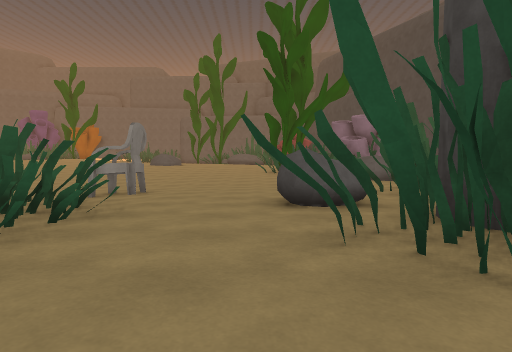
view 1 (above)

24 first-person views from a walk through a 3-D level made in the Unity game engine. The camera is 1.2 m above the floor, tilts 4° down and sees 75° across. The floor is counted in squares, 2 m on a side. Each view is taken from the middle of a square. On the plan, view 1 faces up. The plan holds only what a view shows up to about 10 squares ahead; the rest is blank. The place goes on beyond the plan. Surface patterns are stand-ins for the level's own textures.

view 2
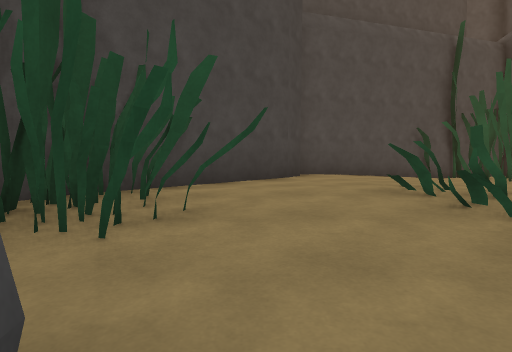

view 3
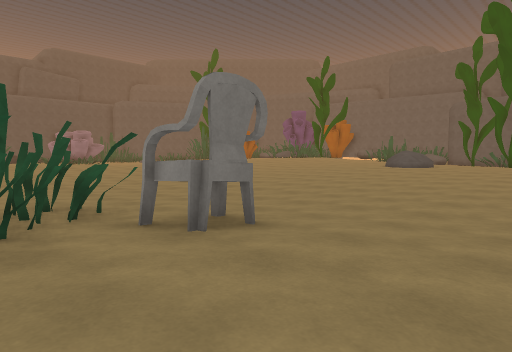

view 4
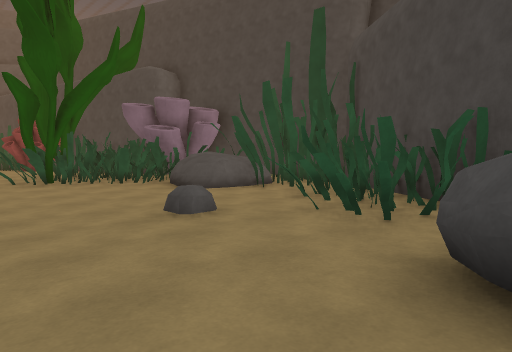

view 5
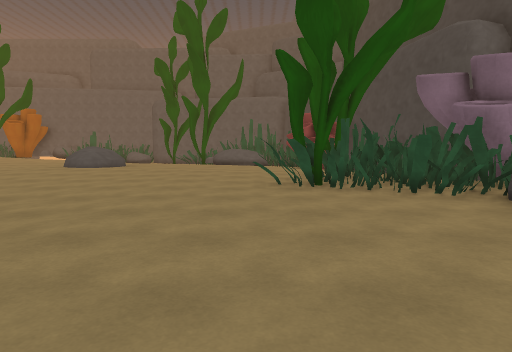

view 6
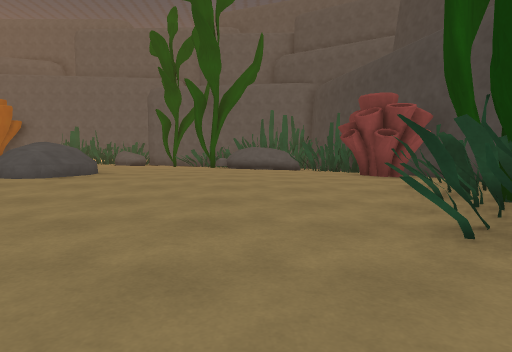

view 7
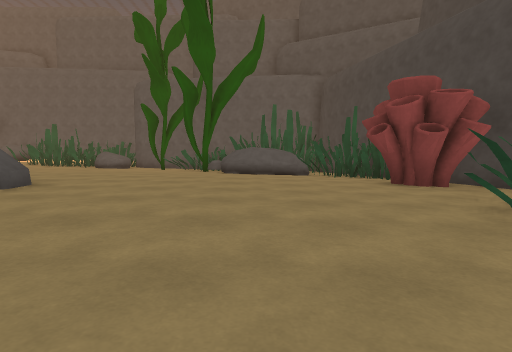

view 8
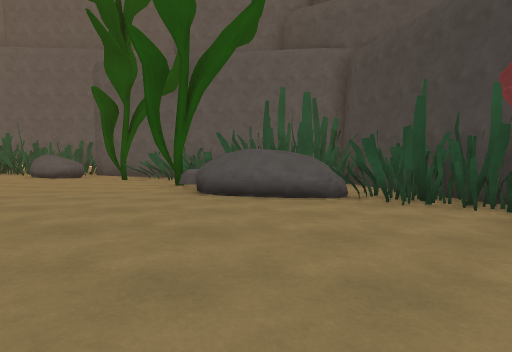

view 9
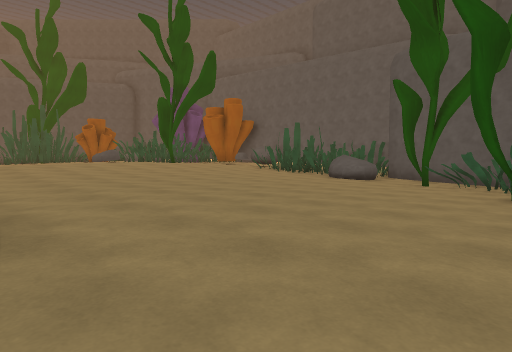

view 10
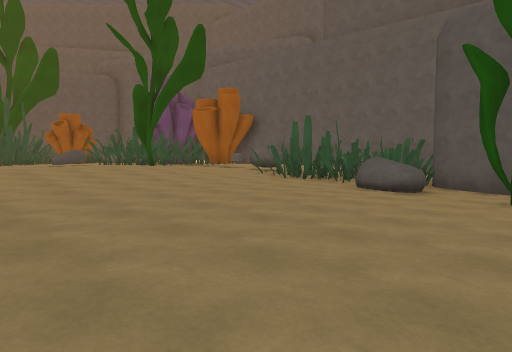

view 11
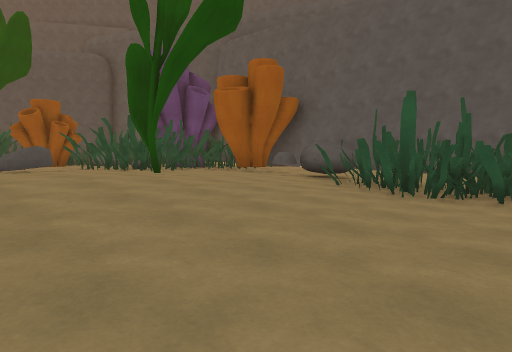

view 12
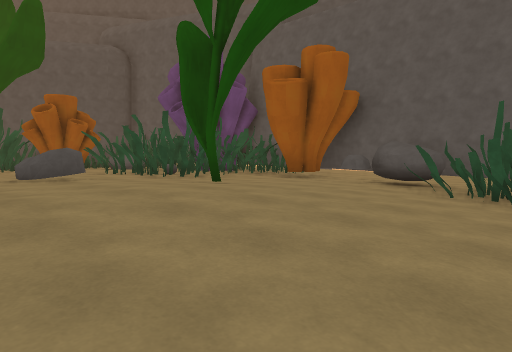

view 13
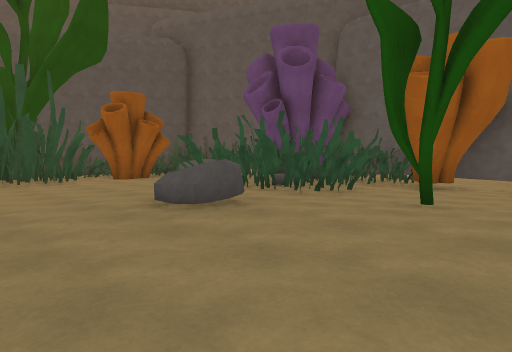

view 14
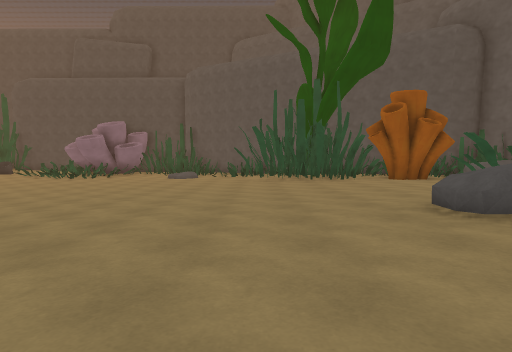

view 15
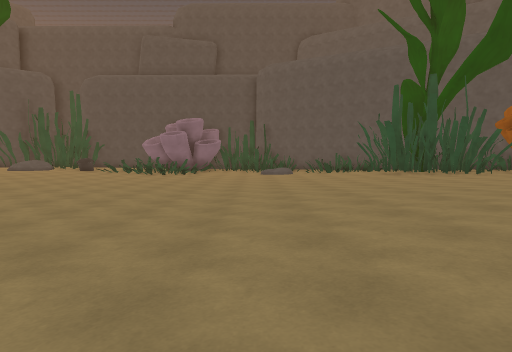

view 16
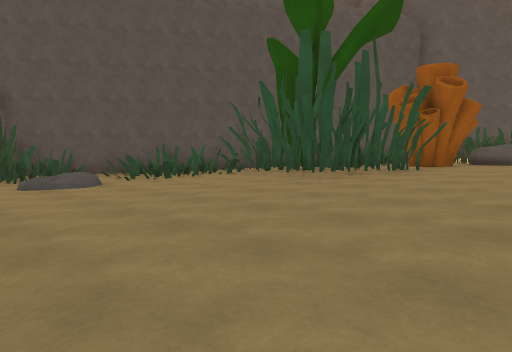

view 17
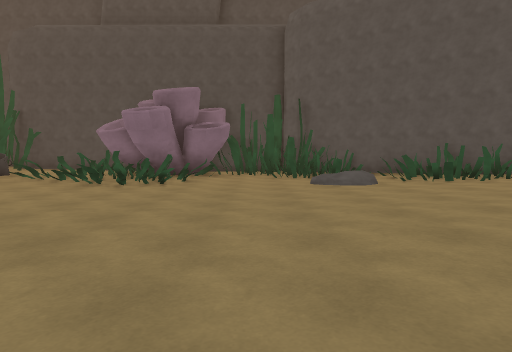

view 18
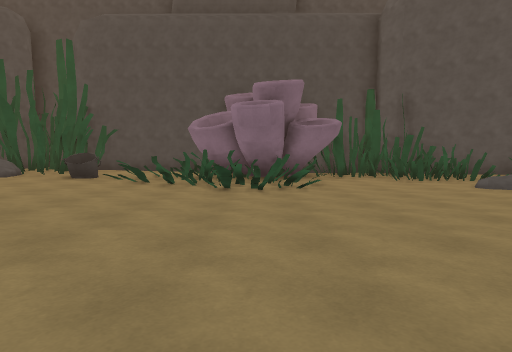

view 19
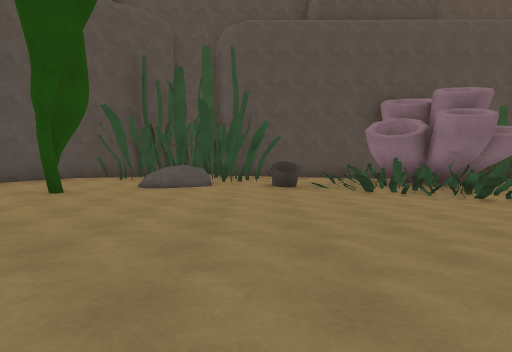

view 20
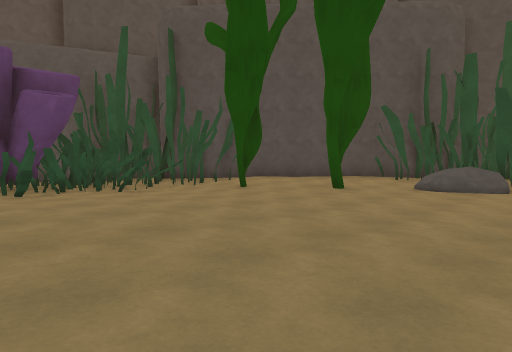

view 21
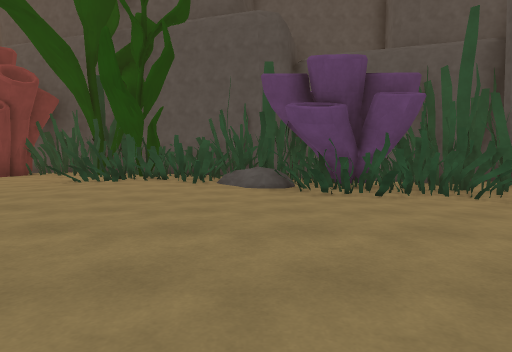

view 22
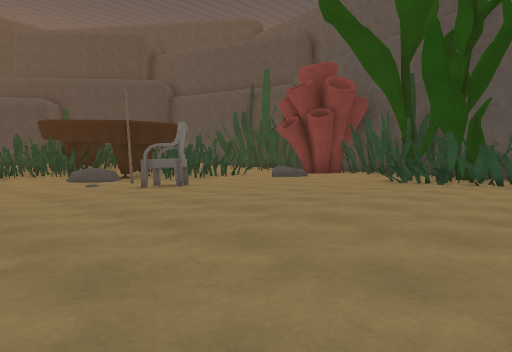

view 23
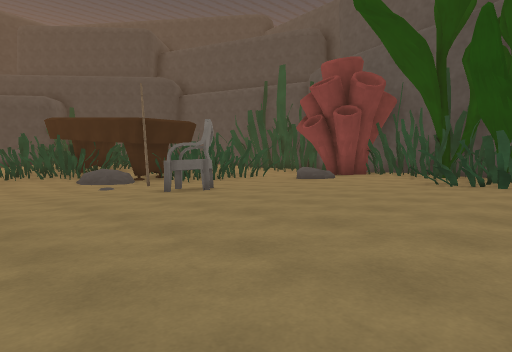

view 24
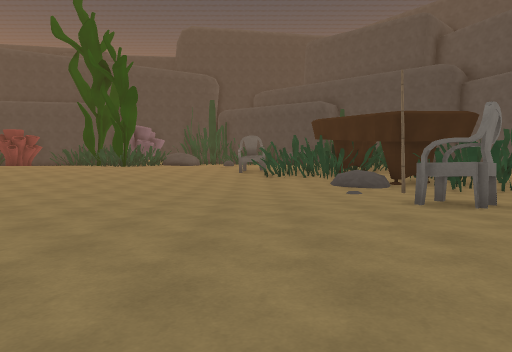

### Floor plan
Key: @ floor where view 1 was taken; # wall or solid block; . main floor; : floor 0.25 m higher than the main floor; - floor 0.25 m lower than the main floor; + floor 0.5 m higher than the main floor; _ floor 0.5 m lower than the main floor; * floor 0.75 m higher than the main floor; / step, stairs or slope; = window, fence, low wall or low ledge; O other object.
Columns run from 31 left of view 1 to 6 right of it. Each row starts with its distance up from view 1.
 32                  ###
 31               ####O#
 30               ##OOO##
 29            #  #::::#########
 28          OO#####+++:##.OOO###
 27         O++#####++++::.....###
 26        #O:++++##+**+/::.....#####
 25        ##:++++OO***//:::.....  ##
 24        ##::+++O****//:::::...OOO#
 23    ######:::++++***/+::::::::.OO##
 22   ###.##.::::++++**+++:::::::::. ###
 21  ###=......:::+++**+++++::::::::.OO#
 20 ##O=/-.....::::++  ++:::::::::::OOO#
 19 #OO//---....::::++       ://::::.=##
 18 ##O-/-----....:::::     :O /::::.###
 17 ##__--------....::      ::::::::###
 16 #-__-------.....:        ::::::.##
 15 ##_=-------.....          ::.:..#
 14 ####-------...         .. .....###
 13  ###=------..        ---........####
 12 ###------...        -----.........OO #
 11  #==----..         ----------.....OOO#
 10  OO---....       .------------.....###
  9 ##--.....::     ..----___------./..##
  8 ##-......:::::::...---__-----.../.##
  7 #OO......:::::::....--_---#-O....###
  6 ##-......::::::::...-----####.::O##
  5 #..#.....:::::::::..--- ## ###::OO
  4 #.....-..::::::::..O---O#   #/::O#
  3 ##....-..= ::::::...-#-##   ##++##
  2    .##-####.:::::...-####   ##+###
  1     #######O=:=#.....## #   #=++#
  0           ######...O    #  :+++@#
 -1               ##...        ::++##
 -2                #####       ::+##
 -3                          #.:::#
 -4                         ##.####
 -5                          ###

Where each view was taken, in squares from view 1:
view 1: 0 up, 0 right, facing up
view 2: 5 up, 0 right, facing down
view 3: 5 up, 0 right, facing up-left
view 4: 5 up, 1 left, facing up-right
view 5: 8 up, 0 right, facing up
view 6: 12 up, 1 left, facing up
view 7: 14 up, 1 left, facing up
view 8: 18 up, 1 left, facing up
view 9: 19 up, 2 left, facing up-left
view 10: 21 up, 4 left, facing up-left
view 11: 23 up, 8 left, facing up-left
view 12: 23 up, 10 left, facing up-left
view 13: 22 up, 13 left, facing up-left
view 14: 22 up, 13 left, facing left
view 15: 18 up, 13 left, facing left
view 16: 17 up, 20 left, facing up-left
view 17: 17 up, 20 left, facing left
view 18: 14 up, 21 left, facing left
view 19: 9 up, 21 left, facing left
view 20: 9 up, 21 left, facing down-left
view 21: 8 up, 20 left, facing down
view 22: 8 up, 19 left, facing down-right
view 23: 8 up, 18 left, facing down-right
view 24: 7 up, 17 left, facing right
